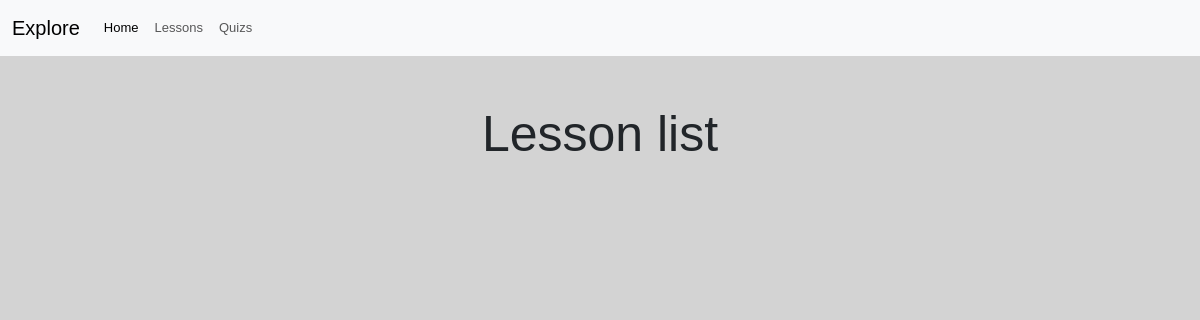
Before: /lesson_list/ with the older database file.
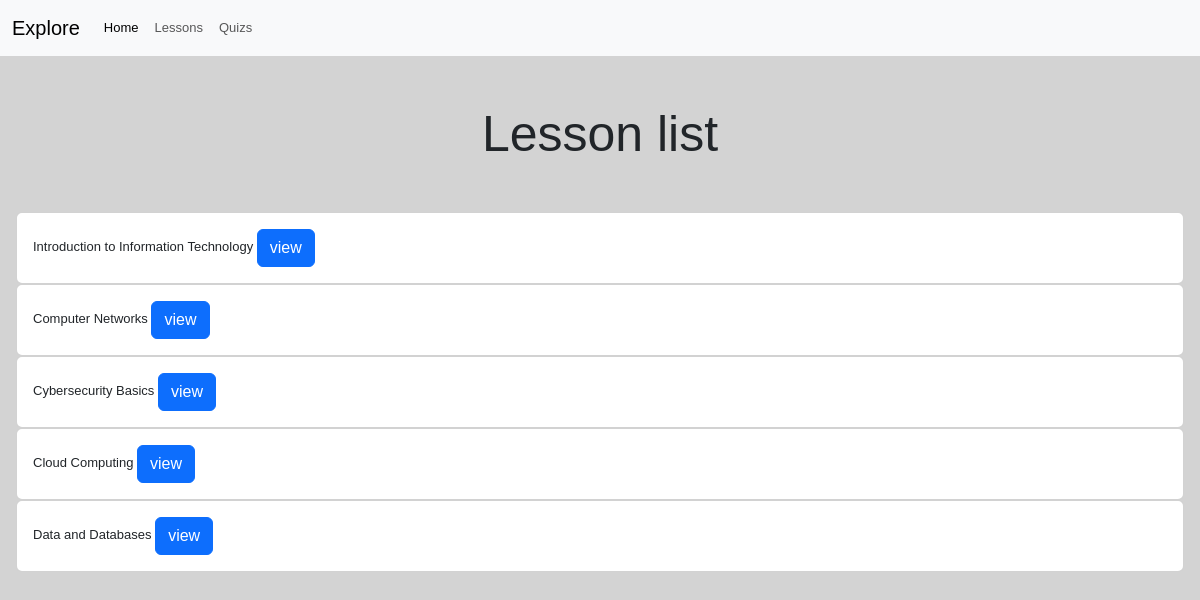
After: the same page with the newer database file.
### ITwebapp/models.py (models this page shows, shortened)
class Lesson(models.Model):
    title = models.CharField(max_length=200)

### ITwebapp/views.py (the view)
# urls.py: path("lesson_list/", views.lesson_list, name="lesson_list"),
def lesson_list(request):
    lessons = Lesson.objects.all()
    return render(request, "lesson/lesson_list.html", {"lessons": lessons})

### ITwebapp/templates/lesson/lesson_list.html
{% extends "base.html" %}
{% load static %}
{% block content %}
<h2 class="text-center my-5">Lesson list </h2>
    {% for l in lessons %}
    <div class="card ms-3 me-3">
        <div class="card-body">
            {{ l.title }}
            <a href="{% url 'lesson_view' l.id  %}" class="btn btn-primary"> view</a>
    </div>
    </div>
    {% endfor %}
{% endblock %}

Changed rows visible on the page:
added Lesson: title "Introduction to Information Technology"
added Lesson: title "Computer Networks"
added Lesson: title "Cybersecurity Basics"
added Lesson: title "Cloud Computing"
added Lesson: title "Data and Databases"
